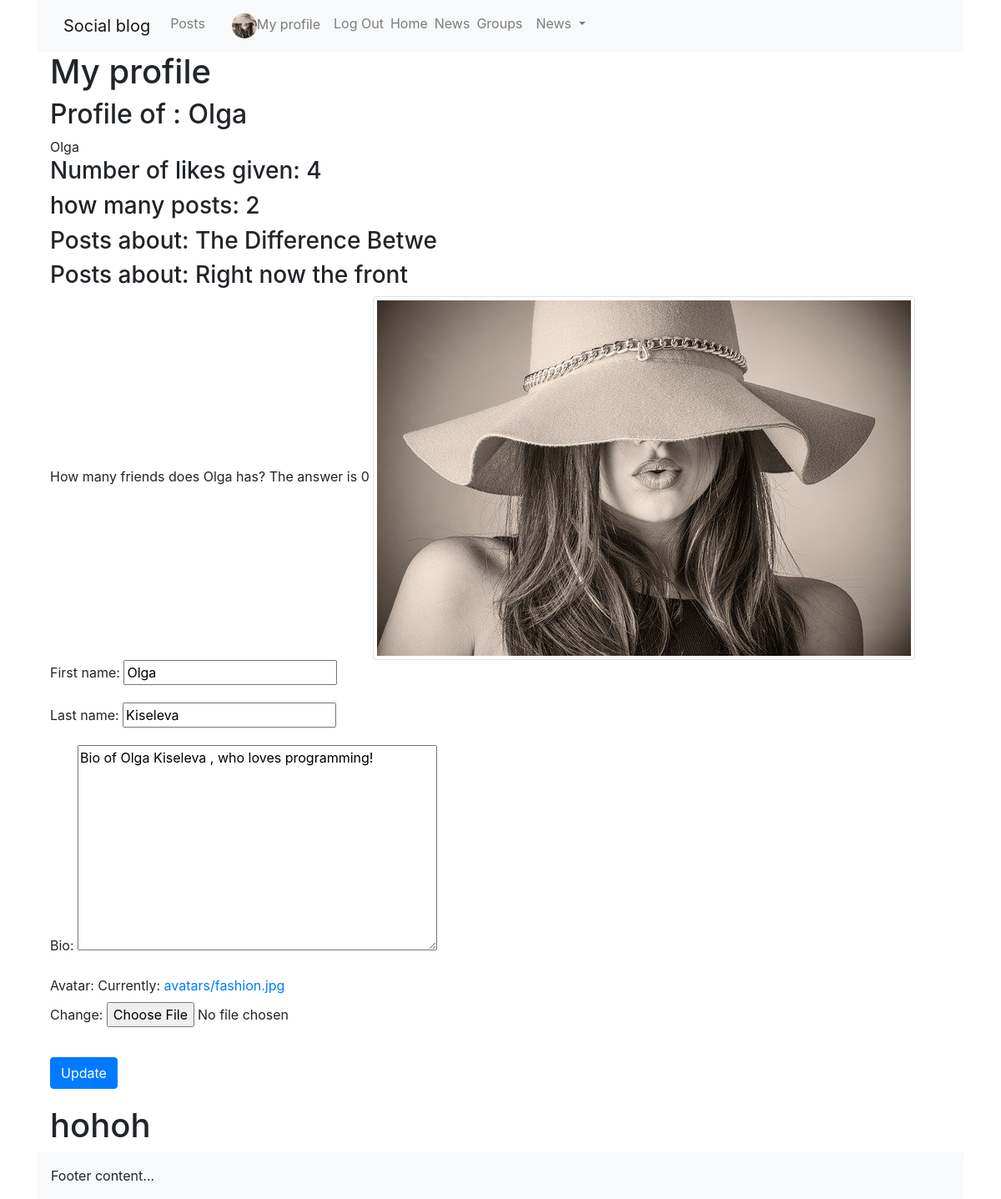
Screenshot of /profiles/myprofile/ (signed in) with the database file from the repository.
### profiles/models.py (models this page shows, shortened)
class Profile(models.Model):
    first_name = models.CharField(max_length=100, blank=True)
    last_name = models.CharField(max_length=100, blank=True)
    user = models.OneToOneField(User, on_delete=models.CASCADE)
    bio = models.TextField(default='No bio...')
    friends = models.ManyToManyField(User, related_name='friends', blank=True)
    email = models.EmailField(max_length=200, blank=True)
    country = models.CharField(max_length=200,blank=True)
    avatar = models.ImageField(default='avatar.png', upload_to='avatars/')
    slug = models.SlugField(unique=True, blank=True)
    updated = models.DateTimeField(auto_now=True)
    created = models.DateTimeField(auto_now_add=True)
    objects = ProfileManager()
    def __str__(self):
        return f'{self.user.username}'   #-{self.created.strftime("%d-%m-%Y")}
    def get_friends(self):
        return self.friends.all()
    def get_friends_no(self):
        return self.friends.all().count()
    __initial_first_name = None
    __initial_last_name = None
    def __init__(self, *args, **kwargs):
        super().__init__(*args, **kwargs)
        self.__initial_first_name = self.first_name
        self.__initial_last_name = self.last_name
    def get_posts_no(self):
        return self.posts.all().count()
    def get_all_authors_posts(self):
        return self.posts.all()
    def get_likes_given_no(self):
        likes = self.like_set.all()
        total_liked = 0
        for item in likes:
            if item.value == 'Like':
                total_liked += 1
        return total_liked
    class Meta:
        ordering = ['-created',]

### posts/models.py (models this page shows, shortened)
class Like(models.Model):
    user = models.ForeignKey('profiles.Profile', on_delete=models.CASCADE, blank=True, null=True)
    post = models.ForeignKey(Post, on_delete=models.CASCADE)
    value = models.CharField(choices=LIKE_CHOICES, max_length=8)
    created_at = models.DateTimeField(auto_now_add=True)
    updated_date = models.DateTimeField(auto_now=True)

class Post(models.Model):
    content = models.TextField()
    image = models.ImageField(upload_to='posts', validators=[FileExtensionValidator(['png', 'jpg', 'jpeg'])], blank=True)
    liked = models.ManyToManyField('profiles.Profile', blank=True, related_name='likes')
    updated = models.DateTimeField(auto_now=True)
    created = models.DateTimeField(auto_now_add=True)
    author = models.ForeignKey('profiles.Profile', on_delete=models.CASCADE, related_name='posts', null=True)
    group = models.ForeignKey(Group, related_name='posts', null=True, blank=True, on_delete=models.CASCADE)
    def __str__(self):
        return str(self.content[:20])
    class Meta:
        ordering = ('-created',)

### profiles/views.py (the view)
# urls.py: path('myprofile/', views.my_profile, name='my_profile_view'),
@login_required
def my_profile(request):
    profile = Profile.objects.get(user=request.user)
    form = ProfileModelForm(request.POST or None, request.FILES or None, instance=profile)
    confirm = False
    if request.method == 'POST':
        if form.is_valid():
            form.save()
            confirm = True
    context = {'profile': profile, 'form': form, 'confirm': confirm,}
    return render(request, 'profiles/myprofile.html', context)

### profiles/forms.py
class ProfileModelForm(forms.ModelForm):
    class Meta:
        model = Profile
        fields = ('first_name', 'last_name', 'bio', 'avatar')

### profiles/context_processors.py (called while the page is built)
def profile_pic(request):
    if request.user.is_authenticated:
        profile_obj = Profile.objects.get(user=request.user)
        pic = profile_obj.avatar
        return {'picture': pic}
    return {}

def invitations_no_rec(request):
    if request.user.is_authenticated:
        profile_obj = Profile.objects.get(user=request.user)
        qs_count = Relationship.objects.invitations_received(profile_obj).count()
        return {'invitations_no': qs_count}
    return {}

### profiles/models.py (called while the page is built)
    def invitations_received(self, receiver):
        qs = Relationship.objects.filter(receiver=receiver, status='send')
        return qs

### profiles/templates/profiles/myprofile.html (shortened to what this page needs)
<!DOCTYPE html>
{% extends 'base.html' %}
{% block content %}
    <h1>My profile</h1>
    <h2>Profile of : {{profile.user}}</h2>
    {{profile}}<br>
    <h3>Number of likes given: {{profile.get_likes_given_no}}</h3>
    <h3>how many posts: {{profile.get_posts_no}}</h3>
    {% for item in profile.get_all_authors_posts%}
        <h3>Posts about: {{item}}</h3>
    {% endfor %}
    How many friends does {{request.user}} has? The answer is {{profile.get_friends_no}}
    <img src="{{profile.avatar.url}}" class="img-thumbnail">
    <form method="post" enctype="multipart/form-data">
        {{form.as_p}}
        <input type="submit" class="btn btn-primary" value="Update">
    </form>
    {% if request.user in group.members.all %}
        <h1>Ehee</h1>
    {% else %}
        <h1>hohoh</h1>
    {%endif%}
{% endblock %}

### static/social_blog/css/master.css (style rules this page uses)
.btn, .card { margin-top: 20px; margin-bottom: 20px; }

### rows the page displays
Profile: user "Olga", user.username "Olga", get_likes_given_no "4", get_posts_no "2", get_friends_no "0", avatar (picture), first_name "Olga", last_name "Kiseleva", bio "Bio of Olga Kiseleva , who loves programming!"
Post: content "The Difference Betwe"
Post: content "Right now the front"

### other values shown
{{ request.user }} "Olga"
